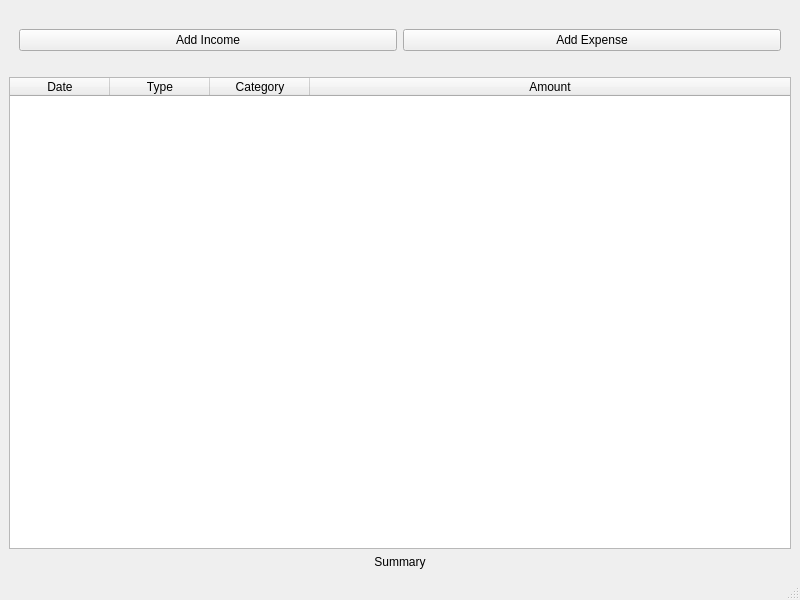
<?xml version="1.0" encoding="UTF-8"?>
<ui version="4.0">
 <class>MainWindow</class>
 <widget class="QMainWindow" name="MainWindow">
  <property name="geometry">
   <rect>
    <x>0</x>
    <y>0</y>
    <width>800</width>
    <height>600</height>
   </rect>
  </property>
  <property name="windowTitle">
   <string>Personal Finance Tracker</string>
  </property>
  <widget class="QWidget" name="centralwidget">
   <layout class="QVBoxLayout" name="verticalLayout">
    <item>
     <layout class="QHBoxLayout" name="topLayout">
      <property name="leftMargin">
       <number>10</number>
      </property>
      <property name="topMargin">
       <number>20</number>
      </property>
      <property name="rightMargin">
       <number>10</number>
      </property>
      <property name="bottomMargin">
       <number>20</number>
      </property>
      <item>
       <widget class="QPushButton" name="addIncomeButton">
        <property name="minimumSize">
         <size>
          <width>120</width>
          <height>0</height>
         </size>
        </property>
        <property name="text">
         <string>Add Income</string>
        </property>
       </widget>
      </item>
      <item>
       <widget class="QPushButton" name="addExpenseButton">
        <property name="minimumSize">
         <size>
          <width>120</width>
          <height>0</height>
         </size>
        </property>
        <property name="text">
         <string>Add Expense</string>
        </property>
       </widget>
      </item>
     </layout>
    </item>
    <item>
     <widget class="QTableWidget" name="transactionsTable">
      <property name="alternatingRowColors">
       <bool>true</bool>
      </property>
      <property name="selectionMode">
       <enum>QAbstractItemView::SingleSelection</enum>
      </property>
      <property name="selectionBehavior">
       <enum>QAbstractItemView::SelectRows</enum>
      </property>
      <property name="columnCount">
       <number>4</number>
      </property>
      <attribute name="horizontalHeaderStretchLastSection">
       <bool>true</bool>
      </attribute>
      <column>
       <property name="text">
        <string>Date</string>
       </property>
      </column>
      <column>
       <property name="text">
        <string>Type</string>
       </property>
      </column>
      <column>
       <property name="text">
        <string>Category</string>
       </property>
      </column>
      <column>
       <property name="text">
        <string>Amount</string>
       </property>
      </column>
     </widget>
    </item>
    <item>
     <widget class="QLabel" name="summaryLabel">
      <property name="text">
       <string>Summary</string>
      </property>
      <property name="alignment">
       <set>Qt::AlignCenter</set>
      </property>
     </widget>
    </item>
   </layout>
  </widget>
  <widget class="QStatusBar" name="statusbar"/>
 </widget>
 <resources/>
 <connections/>
</ui>
